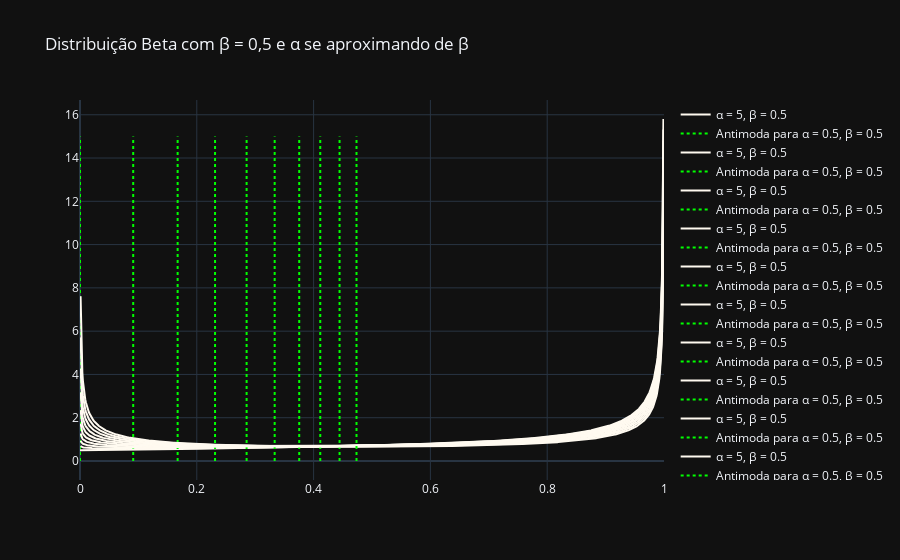

Write notebook code for a chart like this one.
### Markdown cell above
Trocando α e β:

### Code cell
fig_line = go.Figure(layout_title_text='Distribuição Beta com β = 0,5 e α se aproximando de β')

β = 0.5
for i in range(10):
    α = 1 - i*0.05
    dist = beta.pdf(sample, α, β)
    mode = sample[stats.beta.pdf(sample, α, β).argmin()]

    fig_line.add_trace(
        go.Scatter(x=sample, 
                   y=dist,
                   mode = 'lines',
                   line = dict(shape = 'linear', color = 'floralwhite', dash = 'solid'),
                   name='α = 5, β = {}'.format(β)
                   ))
    
    fig_line.add_trace(
    go.Scatter(x=[mode, mode], 
               y=[0, 15],
               mode = 'lines',
               line = dict(shape = 'linear', color = 'lime', dash = 'dot'),
               name='Antimoda para α = 0.5, β = {}'.format(β)
               ))

fig_line.show()

### Figure 1 — Plotly figure (JSON) as saved in the notebook; plotly's stock layout.template omitted (floating-point values rounded to 4 significant figures; data arrays with more than 128 entries replaced by an {"elided": "..."} marker saying what was removed)
{"data": [{"line": {"color": "floralwhite", "dash": "solid", "shape": "linear"}, "mode": "lines", "name": "α = 5, β = 0.5", "type": "scatter", "x": {"elided": "1000 float values"}, "y": {"elided": "1000 float values"}}, {"line": {"color": "lime", "dash": "dot", "shape": "linear"}, "mode": "lines", "name": "Antimoda para α = 0.5, β = 0.5", "type": "scatter", "x": [0, 0], "y": [0, 15]}, {"line": {"color": "floralwhite", "dash": "solid", "shape": "linear"}, "mode": "lines", "name": "α = 5, β = 0.5", "type": "scatter", "x": {"elided": "1000 float values"}, "y": {"elided": "1000 float values"}}, {"line": {"color": "lime", "dash": "dot", "shape": "linear"}, "mode": "lines", "name": "Antimoda para α = 0.5, β = 0.5", "type": "scatter", "x": [0.09109, 0.09109], "y": [0, 15]}, {"line": {"color": "floralwhite", "dash": "solid", "shape": "linear"}, "mode": "lines", "name": "α = 5, β = 0.5", "type": "scatter", "x": {"elided": "1000 float values"}, "y": {"elided": "1000 float values"}}, {"line": {"color": "lime", "dash": "dot", "shape": "linear"}, "mode": "lines", "name": "Antimoda para α = 0.5, β = 0.5", "type": "scatter", "x": [0.1672, 0.1672], "y": [0, 15]}, {"line": {"color": "floralwhite", "dash": "solid", "shape": "linear"}, "mode": "lines", "name": "α = 5, β = 0.5", "type": "scatter", "x": {"elided": "1000 float values"}, "y": {"elided": "1000 float values"}}, {"line": {"color": "lime", "dash": "dot", "shape": "linear"}, "mode": "lines", "name": "Antimoda para α = 0.5, β = 0.5", "type": "scatter", "x": [0.2312, 0.2312], "y": [0, 15]}, {"line": {"color": "floralwhite", "dash": "solid", "shape": "linear"}, "mode": "lines", "name": "α = 5, β = 0.5", "type": "scatter", "x": {"elided": "1000 float values"}, "y": {"elided": "1000 float values"}}, {"line": {"color": "lime", "dash": "dot", "shape": "linear"}, "mode": "lines", "name": "Antimoda para α = 0.5, β = 0.5", "type": "scatter", "x": [0.2853, 0.2853], "y": [0, 15]}, {"line": {"color": "floralwhite", "dash": "solid", "shape": "linear"}, "mode": "lines", "name": "α = 5, β = 0.5", "type": "scatter", "x": {"elided": "1000 float values"}, "y": {"elided": "1000 float values"}}, {"line": {"color": "lime", "dash": "dot", "shape": "linear"}, "mode": "lines", "name": "Antimoda para α = 0.5, β = 0.5", "type": "scatter", "x": [0.3333, 0.3333], "y": [0, 15]}, {"line": {"color": "floralwhite", "dash": "solid", "shape": "linear"}, "mode": "lines", "name": "α = 5, β = 0.5", "type": "scatter", "x": {"elided": "1000 float values"}, "y": {"elided": "1000 float values"}}, {"line": {"color": "lime", "dash": "dot", "shape": "linear"}, "mode": "lines", "name": "Antimoda para α = 0.5, β = 0.5", "type": "scatter", "x": [0.3754, 0.3754], "y": [0, 15]}, {"line": {"color": "floralwhite", "dash": "solid", "shape": "linear"}, "mode": "lines", "name": "α = 5, β = 0.5", "type": "scatter", "x": {"elided": "1000 float values"}, "y": {"elided": "1000 float values"}}, {"line": {"color": "lime", "dash": "dot", "shape": "linear"}, "mode": "lines", "name": "Antimoda para α = 0.5, β = 0.5", "type": "scatter", "x": [0.4114, 0.4114], "y": [0, 15]}, {"line": {"color": "floralwhite", "dash": "solid", "shape": "linear"}, "mode": "lines", "name": "α = 5, β = 0.5", "type": "scatter", "x": {"elided": "1000 float values"}, "y": {"elided": "1000 float values"}}, {"line": {"color": "lime", "dash": "dot", "shape": "linear"}, "mode": "lines", "name": "Antimoda para α = 0.5, β = 0.5", "type": "scatter", "x": [0.4444, 0.4444], "y": [0, 15]}, {"line": {"color": "floralwhite", "dash": "solid", "shape": "linear"}, "mode": "lines", "name": "α = 5, β = 0.5", "type": "scatter", "x": {"elided": "1000 float values"}, "y": {"elided": "1000 float values"}}, {"line": {"color": "lime", "dash": "dot", "shape": "linear"}, "mode": "lines", "name": "Antimoda para α = 0.5, β = 0.5", "type": "scatter", "x": [0.4735, 0.4735], "y": [0, 15]}], "layout": {"title": {"text": "Distribuição Beta com β = 0,5 e α se aproximando de β"}}}
